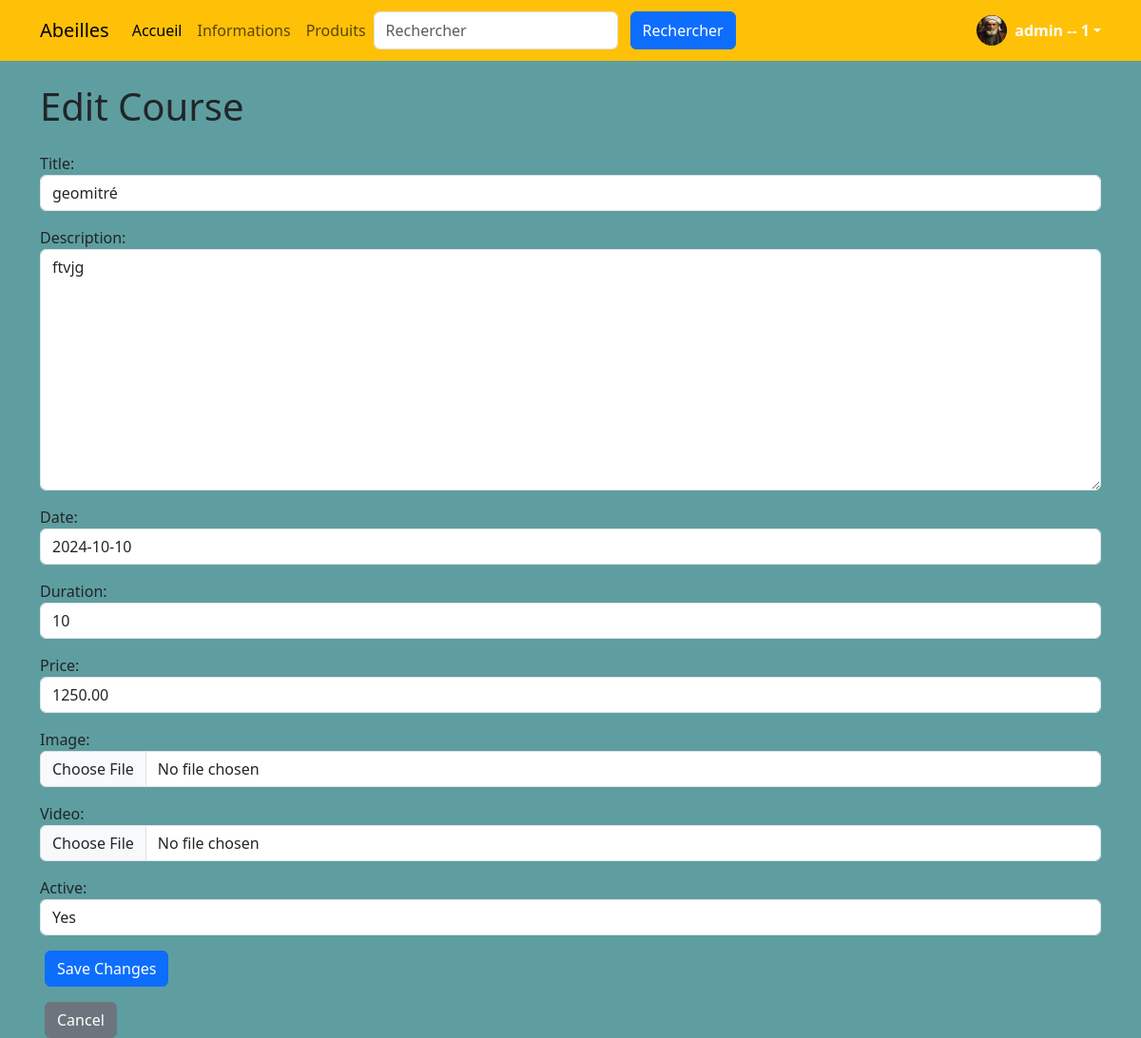
The app's page /courses/edit/11/ (signed in), older data.
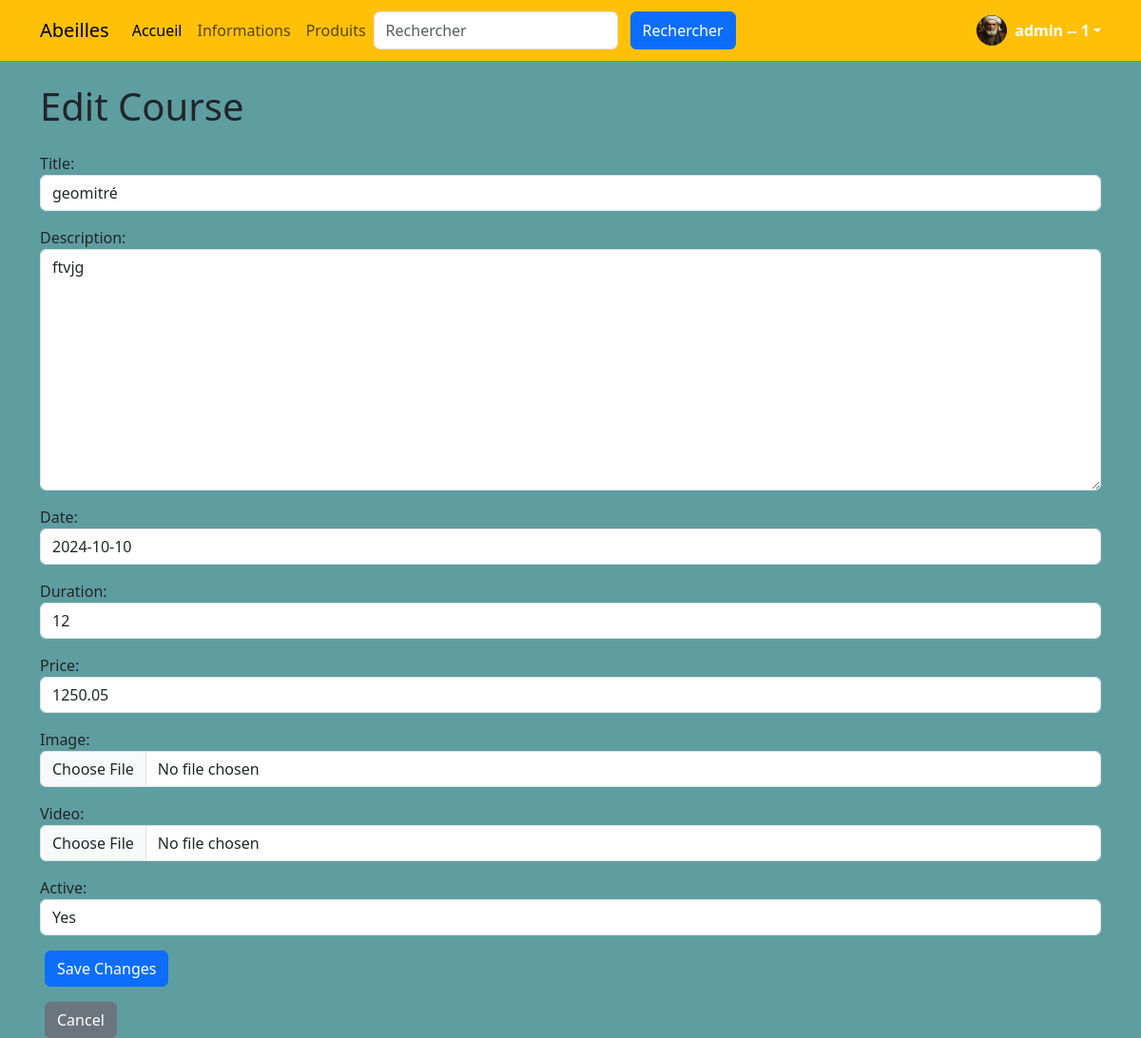
The same page, newer data.
### courses/models.py (models this page shows, shortened)
class Course(models.Model):
    title = models.CharField(max_length=200)
    description = models.TextField()
    date = models.DateField()
    teacher = models.ForeignKey(settings.AUTH_USER_MODEL, on_delete=models.CASCADE, related_name='courses')
    duration = models.IntegerField()
    price = models.DecimalField(max_digits=10, decimal_places=2)
    image = models.ImageField(upload_to='courses/images/')
    video = models.FileField(upload_to='courses/videos/')
    active = models.BooleanField(default=True)

### courses/views.py (the view)
# urls.py: path('edit/<int:course_id>/', views.edit_course, name='edit_course'),
@login_required
def edit_course(request, course_id):
    course = get_object_or_404(Course, id=course_id)
    if course.teacher != request.user and not request.user.is_superuser:
        messages.error(request, "You do not have permission to edit this course.")
        return redirect('course_list')
    if request.method == 'POST':
        form = CourseForm(request.POST, request.FILES, instance=course)
        if form.is_valid():
            form.save()
            messages.success(request, "Course updated successfully!")
            return redirect('course_list')
    else:
        form = CourseForm(instance=course)
    return render(request, 'courses/edit_course.html', {'form': form})

### courses/forms.py
class CourseForm(forms.ModelForm):
    class Meta:
        model = Course
        fields = ['title', 'description', 'date', 'duration', 'price', 'image', 'video', 'active']
        widgets = {
            'title': forms.TextInput(attrs={'class': 'form-control', 'placeholder': 'titre'}),
            'description': forms.Textarea(attrs={'class': 'form-control', 'placeholder': 'description'}),
            'date': forms.DateInput(attrs={'class': 'form-control', 'placeholder': 'Par exemple : 2024-10-10'}),
            'duration': forms.NumberInput(attrs={'class': 'form-control', 'placeholder': 'Nombre de heure par cours'}),
            'price': forms.NumberInput(attrs={'class': 'form-control', 'placeholder': 'Prix'}),
            'image': forms.FileInput(attrs={'class': 'form-control', 'placeholder': 'Image de Cours'}),
            'video': forms.FileInput(attrs={'class': 'form-control', 'placeholder':'Védio de Cours'}),
            'active': forms.NullBooleanSelect(attrs={'class': 'form-control'}),
        }

### templates/courses/edit_course.html (shortened to what this page needs)
{% extends 'base.html' %}
{% block content %}
<div class="container">
    <h1 class="my-4">Edit Course</h1>
    <form method="POST" enctype="multipart/form-data">
        {{ form.as_p }}
        <button type="submit" class="btn btn-primary">Save Changes</button>
    </form>
    <a href="{% url 'course_list' %}" class="btn btn-secondary mt-3">Cancel</a>
</div>
{% endblock %}

Row changes from the older to the newer data that the page shows:
changed Course "geomitré": duration "10" → "12"; price "1250.00" → "1250.05"
